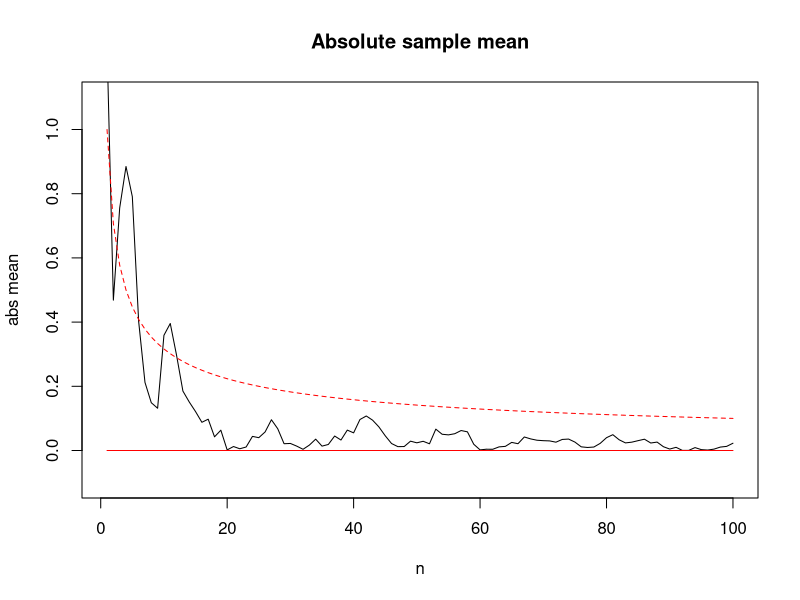
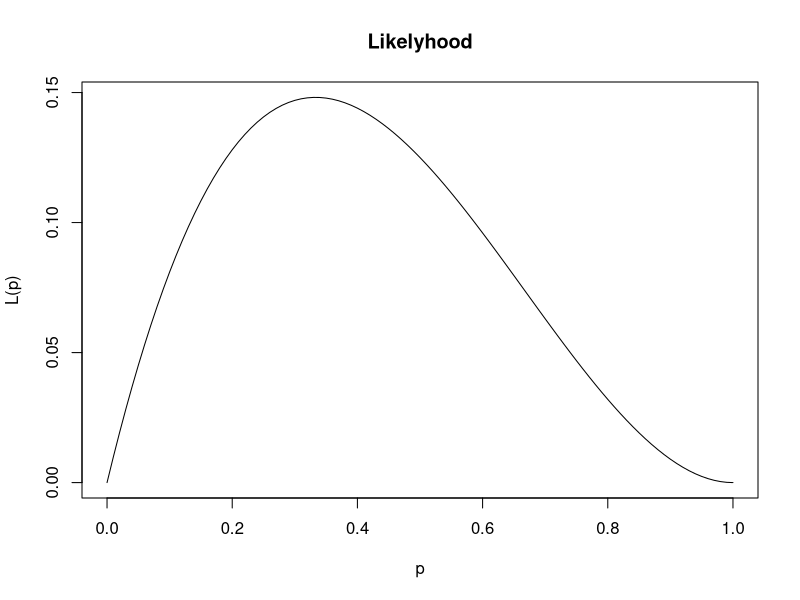

R code for these plots, in order:
## ---- chunk 1
set.seed(0)
## ---- chunk 2
n <- 100
x <- rnorm(n)
y <- rep(0, n)

for (i in 1:n) {
  y[i] <- mean(x[1:i])
}

x_axis = 1:n
plot(x_axis, abs(y), type='l', ylim=c(-0.1, +1.1), 
     main='Absolute sample mean', xlab='n', ylab='abs mean')
lines(c(1, n), c(0, 0), col='red')
lines(x_axis, +x_axis^(-1/2), col='red', lty='dashed')

## ---- chunk 3

## ---- chunk 4
p <- seq(0, 1, length.out=101)
plot(p, (1-p)^2 * p, type='l', main='Likelyhood', ylab='L(p)')
## ---- chunk 5

## ---- chunk 6

## ---- chunk 7

## ---- chunk 8

## ---- chunk 9

## ---- chunk 10

## ---- chunk 11

